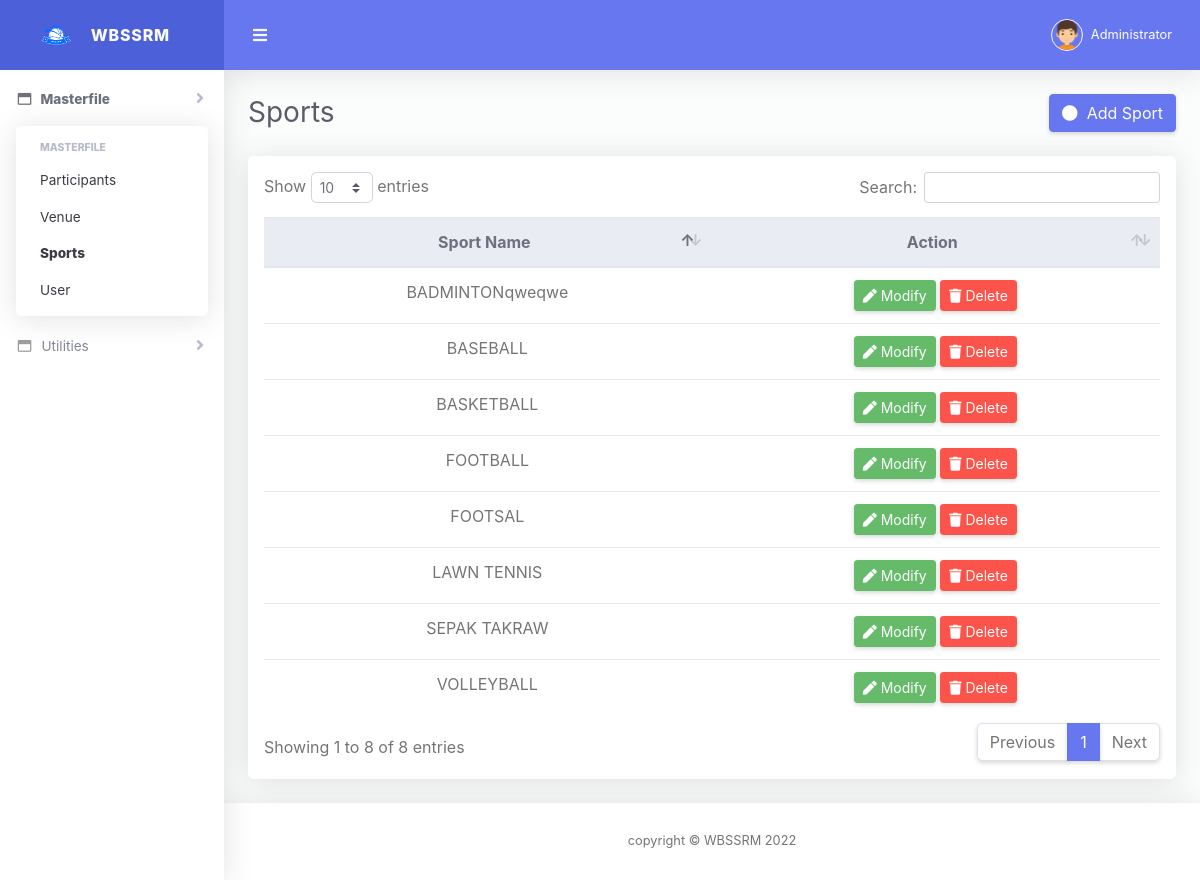
/sports.php (signed in), run on an earlier commit of the app's database.
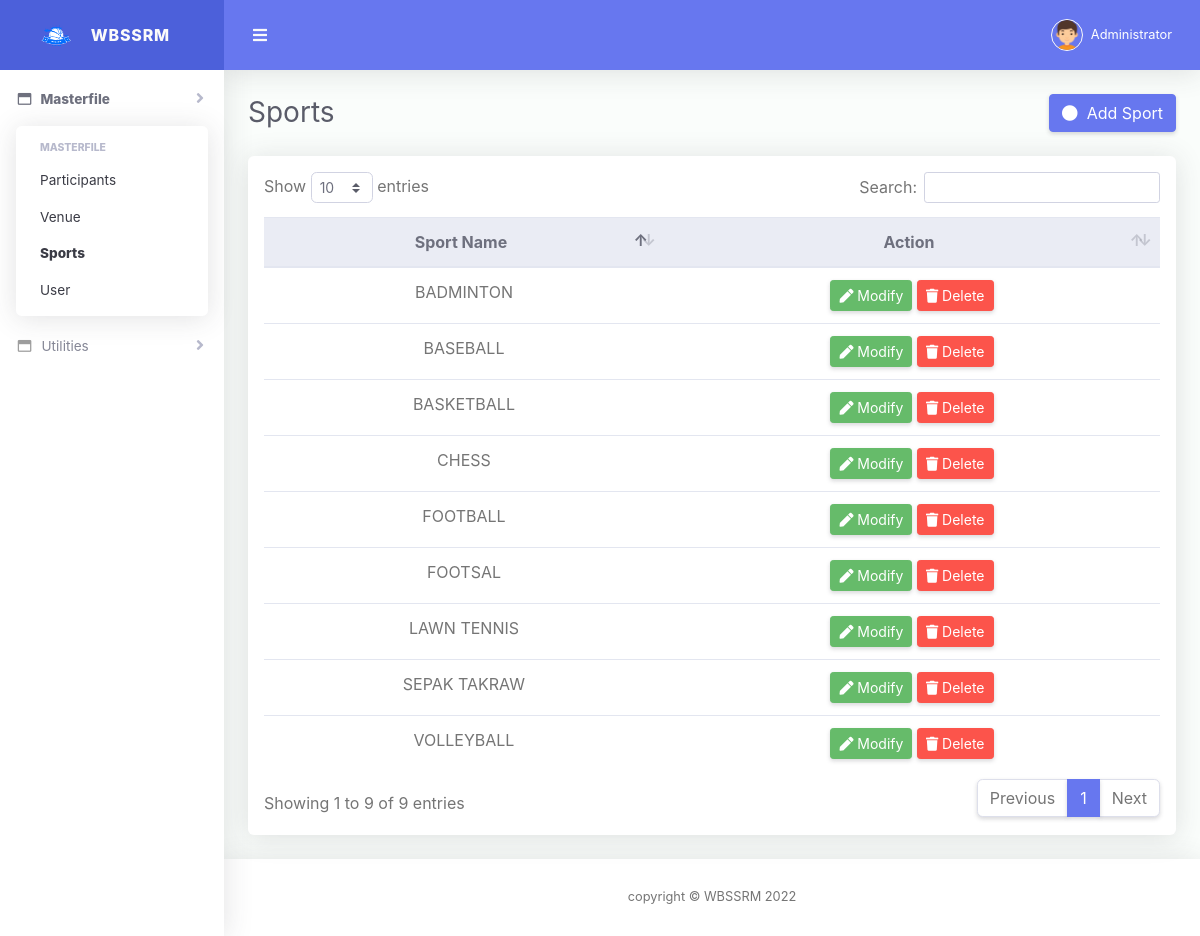
And on a later commit of the database.
### tables this page shows
CREATE TABLE `sports` (
  `sports_id` int(11) NOT NULL,
  `sports_name` varchar(50) NOT NULL
);

### sports.php (the view, shortened to what this page needs)
<?php
  include('header.php');
?>
<div class="d-sm-flex align-items-center justify-content-between mb-4">
    <h1 class="h3 mb-0 text-gray-800">Sports</h1>
        <button class="btn btn-primary" data-toggle="modal" data-target="#addSportsModal" onclick=addsports()><i class="fa fa-circle"></i>&nbsp;&nbsp;Add Sport</button>
</div>
<div class="row">
    <div class="col-lg-12">
        <div class="card mb-4">
        <div class="table-responsive p-3">
            <table class="table align-items-center table-flush table-hover" id="dataTable">
            <thead class="thead-light">
                <tr style="text-align:center">
                <th>Sport Name</th>
                <th>Action</th>
                </tr>
            </thead>
            <tbody>
                <?php
                    $query = mysql_query("SELECT * FROM sports") or die(mysql_error());
                    while($row = mysql_fetch_array($query))
                    {
                    ?>  <tr style="text-align:center">
                            <td><?php echo $row['sports_name']; ?></td>
                            <td>
                                <button class="btn btn-success btn-sm" data-toggle="modal" data-target="#editSportsModal" onclick=editsports(<?php echo $row['sports_id']; ?>)><i class="fa fa-pen"></i>  Modify</button>
                                <button class="btn btn-danger btn-sm" onclick=deletesports(<?php echo $row['sports_id']; ?>)><i class="fa fa-trash"></i>  Delete</button>
                            </td>
                        </tr>
                    <?php
                    }
                ?>
            </tbody>
            </table>
        </div>
        </div>
    </div>
</div>
<?php
  include('footer.php');
?>

What changed in the data, as far as the page shows it:
removed sports: sports_name "BADMINTONqweqwe"
added sports: sports_name "BADMINTON"
added sports: sports_name "CHESS"
Also different on the page:
text written by a page script: "Show entries Search: Showing 1 to 8 of 8 entries Previous 1 Next" → "Show entries Search: Showing 1 to 9 of 9 entries Previous 1 Next"
